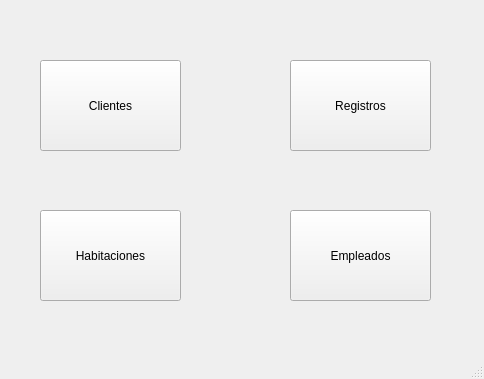
<?xml version="1.0" encoding="UTF-8"?>
<ui version="4.0">
 <class>MainWindow</class>
 <widget class="QMainWindow" name="MainWindow">
  <property name="geometry">
   <rect>
    <x>0</x>
    <y>0</y>
    <width>484</width>
    <height>379</height>
   </rect>
  </property>
  <property name="windowTitle">
   <string>MainWindow</string>
  </property>
  <widget class="QWidget" name="centralwidget">
   <widget class="QPushButton" name="Usuarios_button">
    <property name="geometry">
     <rect>
      <x>40</x>
      <y>60</y>
      <width>141</width>
      <height>91</height>
     </rect>
    </property>
    <property name="text">
     <string>Clientes</string>
    </property>
   </widget>
   <widget class="QPushButton" name="Habitacions_button">
    <property name="geometry">
     <rect>
      <x>40</x>
      <y>210</y>
      <width>141</width>
      <height>91</height>
     </rect>
    </property>
    <property name="text">
     <string>Habitaciones</string>
    </property>
   </widget>
   <widget class="QPushButton" name="Empleados_button">
    <property name="geometry">
     <rect>
      <x>290</x>
      <y>210</y>
      <width>141</width>
      <height>91</height>
     </rect>
    </property>
    <property name="text">
     <string>Empleados</string>
    </property>
   </widget>
   <widget class="QPushButton" name="Registros_button">
    <property name="geometry">
     <rect>
      <x>290</x>
      <y>60</y>
      <width>141</width>
      <height>91</height>
     </rect>
    </property>
    <property name="text">
     <string>Registros</string>
    </property>
   </widget>
  </widget>
  <widget class="QStatusBar" name="statusbar"/>
 </widget>
 <resources/>
 <connections/>
</ui>
